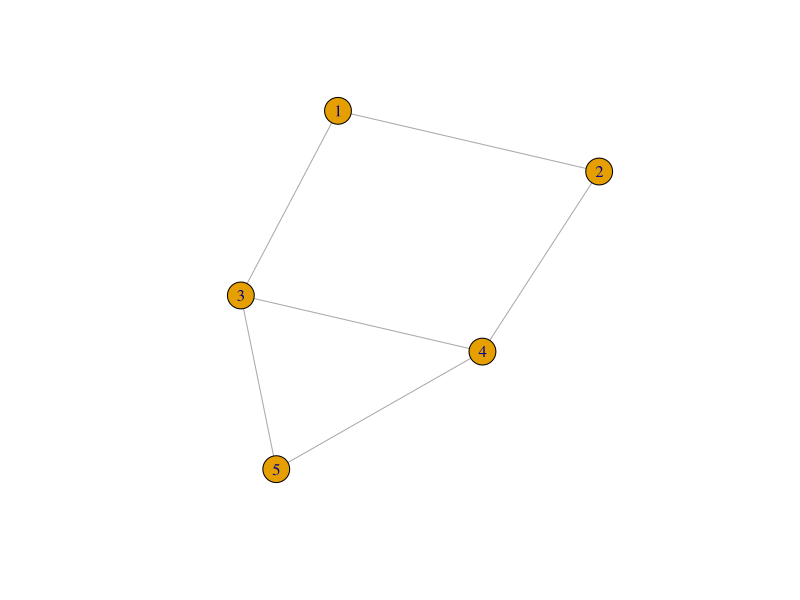
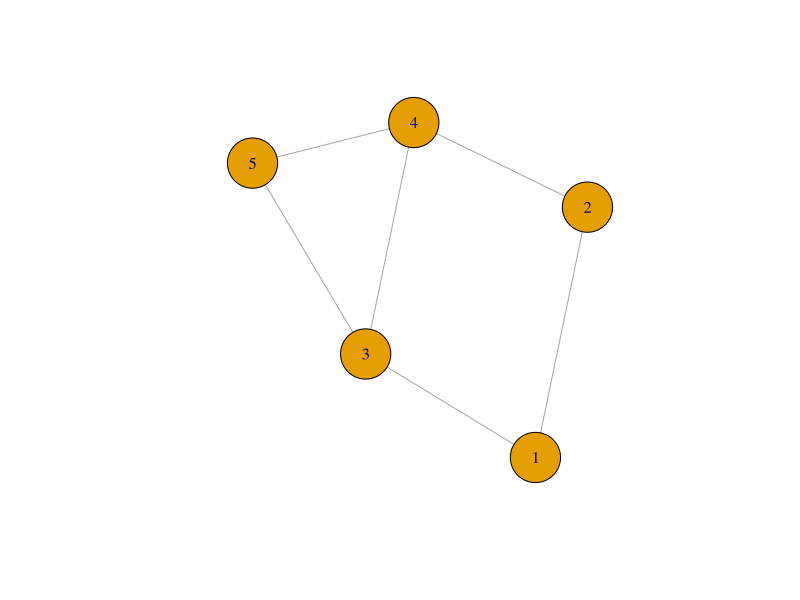
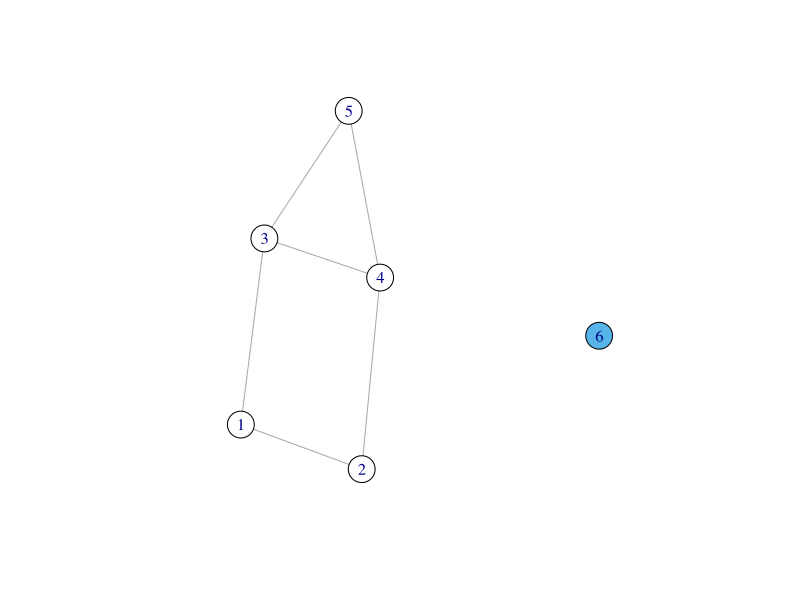
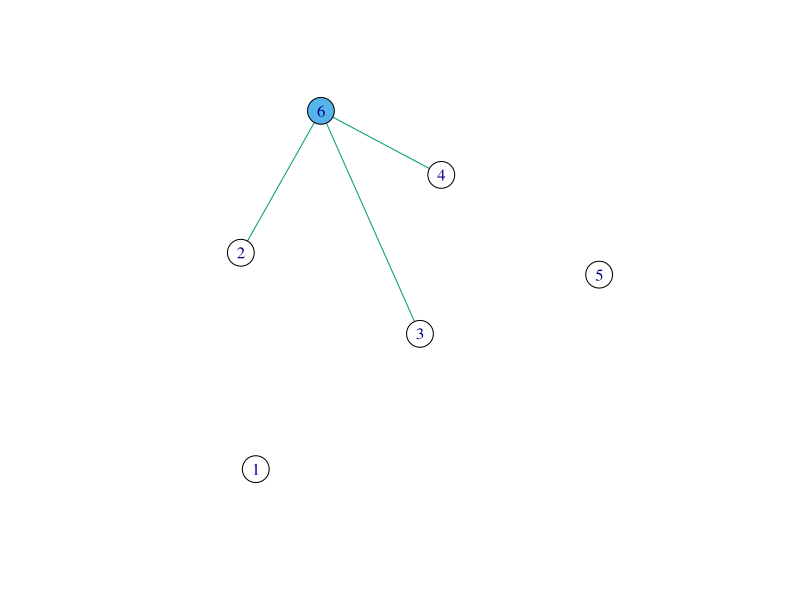
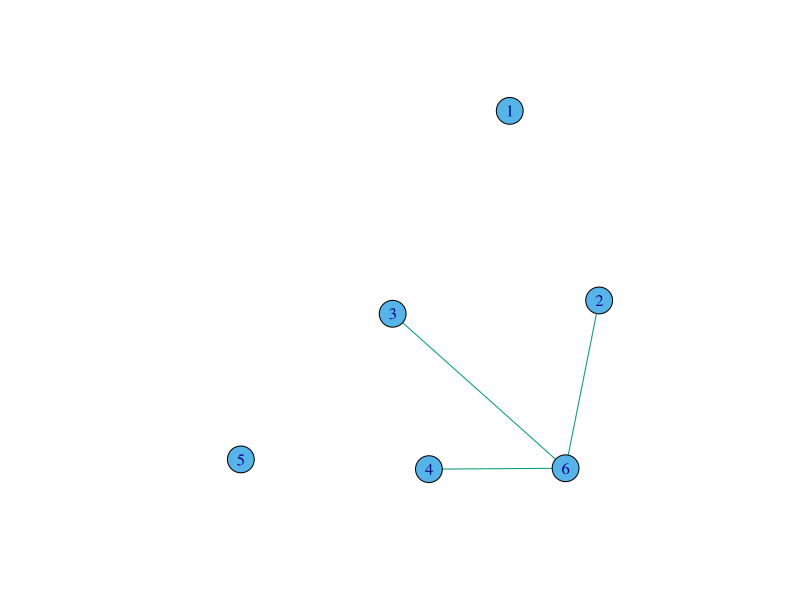

Reproduce these figures in R, in order.
## ---- chunk 1
x <- c("igraph", "tibble", "stringr", "kableExtra", "RColorBrewer", "viridis")
lapply(x, require, character.only = T, quietly = T)
## ---- chunk 2
g1 <- make_graph("house")
E(g1)
V(g1)
plot(g1)
g1[]
plot(g1,
     vertex.size = 30,
     vertex.color = 1)
g1 <- add_vertices(graph = g1, nv = 1, attr = list(color = 2))
plot(g1)
g1 <- add_edges(graph = g1, edges= c(2,6, 4,6, 3,6), attr = list(color = 3))
plot(g1)

V(g1)$color = 2
plot(g1)
